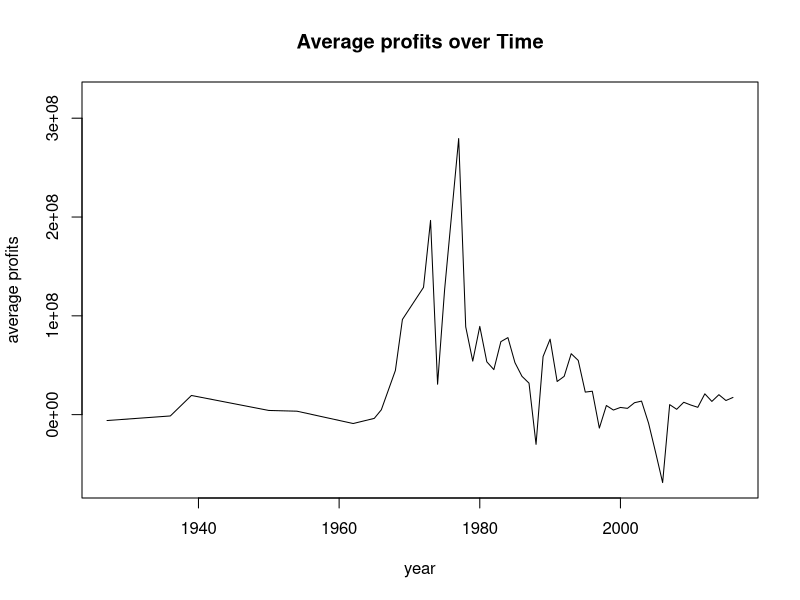
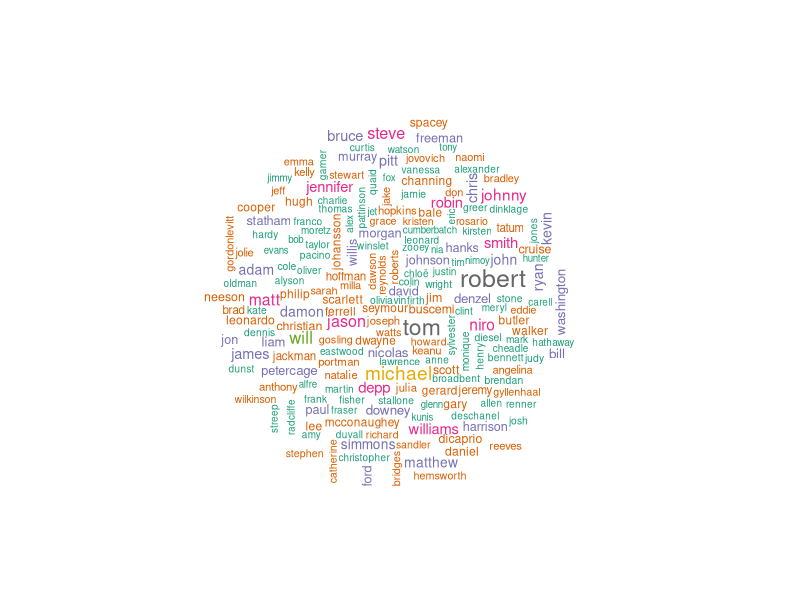
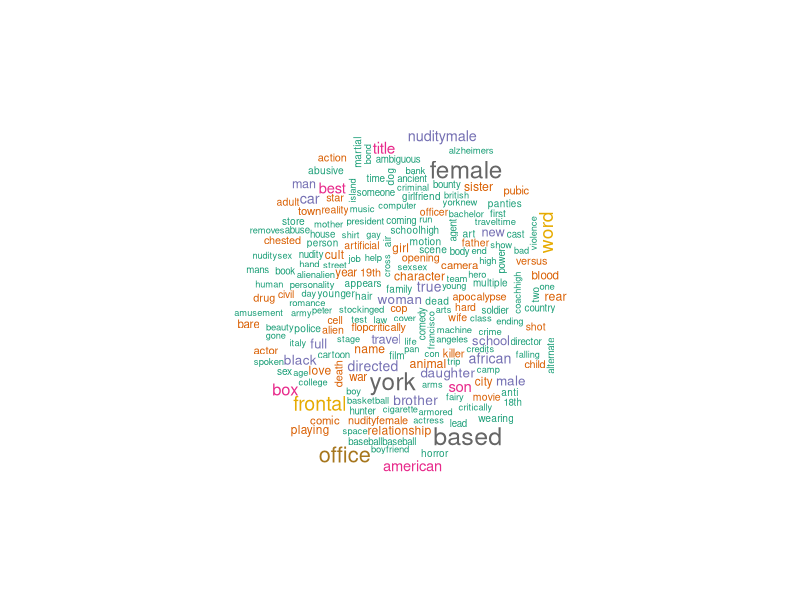
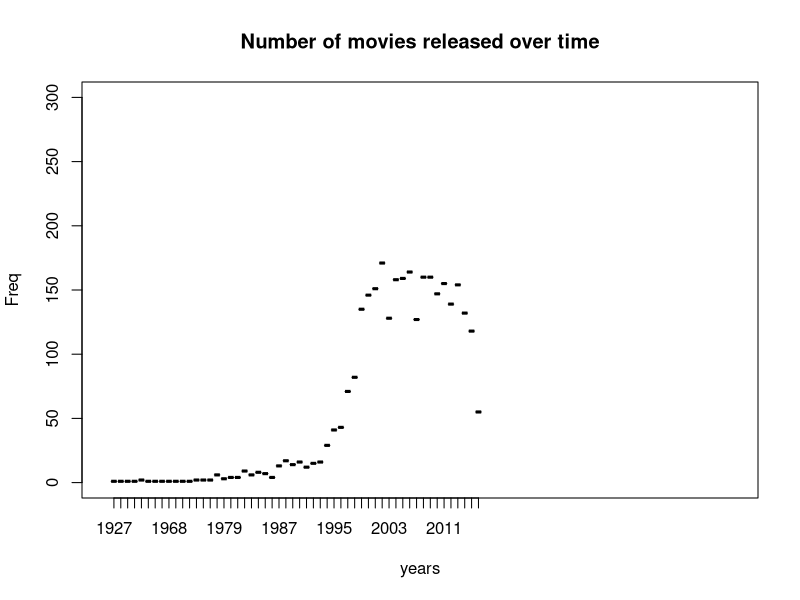

These charts were generated, in order, by the following R code:
## ---- chunk 1
knitr::opts_chunk$set(echo = TRUE)
## ---- chunk 2
setwd('C:/Users/gogs/Documents/GitHub/MovieScorePredictor/data')
#Load all the necessary libraries
library(RColorBrewer)
library(tm)
library(wordcloud)
require("reshape2")
require(ggplot2)
require(dplyr)
require(tidyr)
require(gplots)
require(gridExtra)

# loads the movies data into a data frame
data1 <- read.csv("cleanedMovieData.csv", header = TRUE)

# plots the yearly average income

data2 <- as.data.frame(data1)
data2$new <- (data2$gross - data2$budget)
data2 <- data2[order(data2$title_year),]
data2 <- na.omit(data2)
data3<- aggregate(data2[,50],list(data2$title_year),mean)
plot(data3,xlab="year",ylab="average profits", ylim = c(-68783757,321057707), type='l', main = "Average profits over Time")

# wordcloud
wordcloud(data2$actor_1_name, random.order = T, colors = brewer.pal(8, "Dark2"), max.words = 200,scale = c(1.5,.5))
wordcloud(data2$plot_keywords, random.order = T, colors = brewer.pal(8, "Dark2"), max.words = 200,scale = c(1.5,.5))

# No of movies released each year, shows the increase in number of movies 
data6 = data.frame(table(data2$title_year))
plot(data6,xlab ="years",ylim = c(0,300),xlim = c(0,91),type='9',main = "Number of movies released over time")
